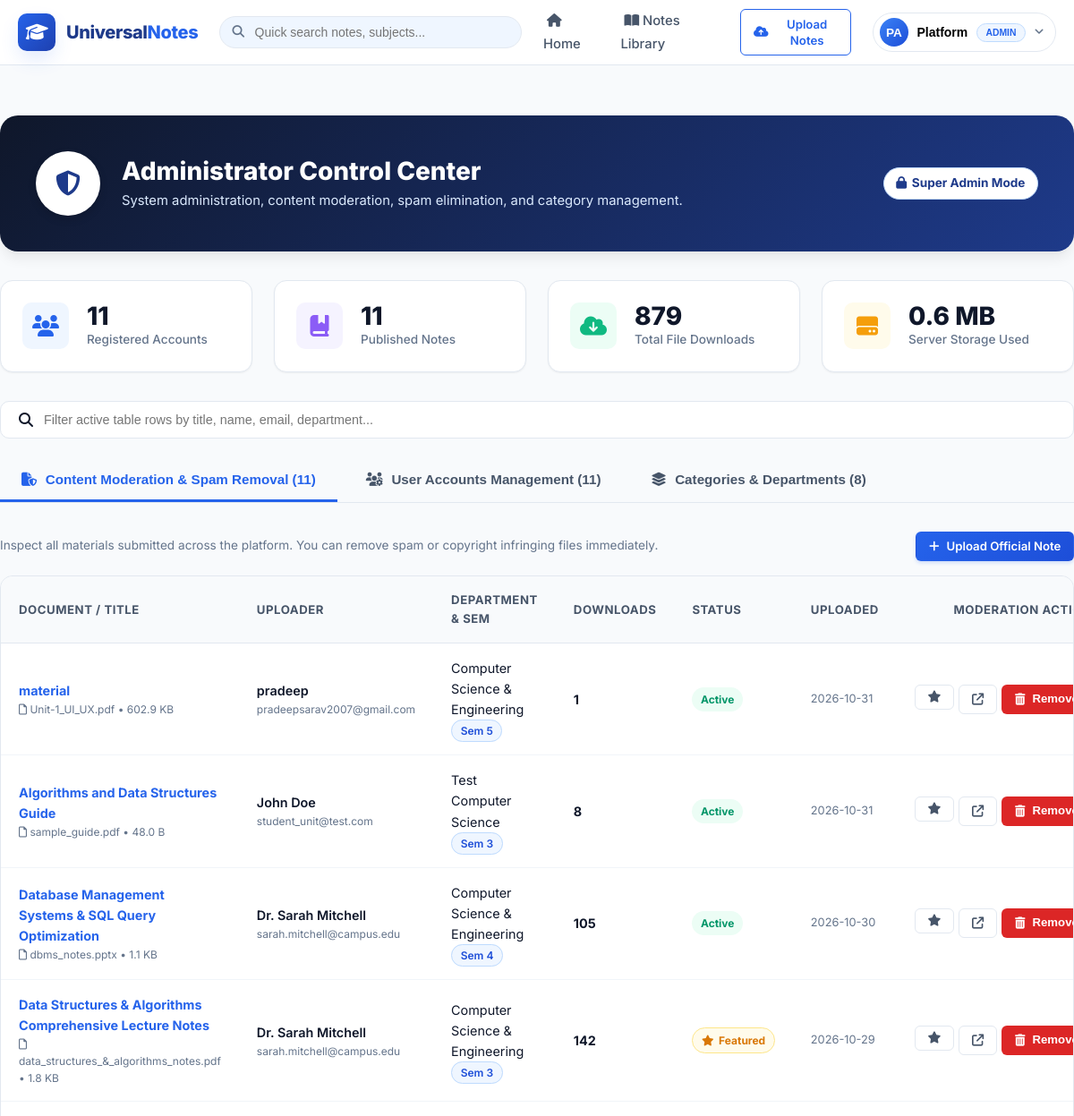
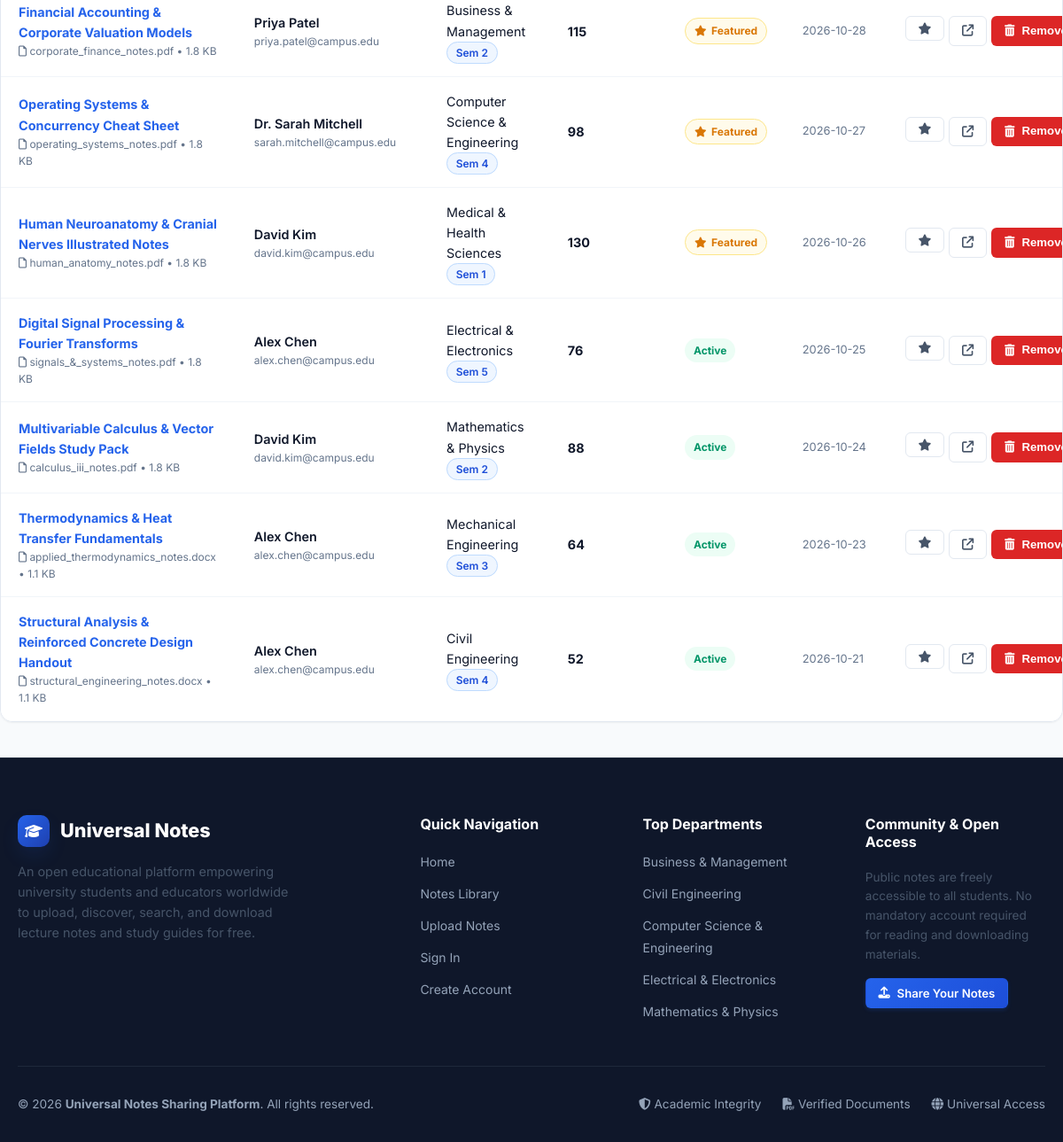
The page /admin (signed in) on the database its author committed (2 pictures, top to bottom).
### models.py (models this page shows, shortened)
class User(db.Model):
    __tablename__ = 'users'
    id = db.Column(db.Integer, primary_key=True)
    full_name = db.Column(db.String(100), nullable=False)
    email = db.Column(db.String(120), unique=True, nullable=False, index=True)
    password_hash = db.Column(db.String(255), nullable=False)
    department = db.Column(db.String(100), nullable=True)
    role = db.Column(db.String(20), default='user')  # 'user' or 'admin'
    is_active = db.Column(db.Boolean, default=True)
    created_at = db.Column(db.DateTime, default=utc_now)
    notes = db.relationship('Note', backref='uploader', lazy='dynamic', cascade='all, delete-orphan')
    downloads = db.relationship('DownloadHistory', backref='user', lazy='dynamic')
    @property
    def is_admin(self):
        return self.role == 'admin'
    @property
    def initials(self):
        parts = self.full_name.split()
        if len(parts) >= 2:
            return f"{parts[0][0]}{parts[1][0]}".upper()
        elif parts:
            return parts[0][:2].upper()
        return "U"

class Note(db.Model):
    __tablename__ = 'notes'
    id = db.Column(db.Integer, primary_key=True)
    title = db.Column(db.String(200), nullable=False, index=True)
    subject = db.Column(db.String(150), nullable=False, index=True)
    department_id = db.Column(db.Integer, db.ForeignKey('departments.id'), nullable=True)
    department = db.Column(db.String(100), nullable=False)  # stored textual name for quick lookup & backward compatibility
    semester = db.Column(db.Integer, nullable=False, default=1)  # 1 - 8
    description = db.Column(db.Text, nullable=False)
    tags = db.Column(db.String(255), nullable=True)  # comma separated
    filename = db.Column(db.String(255), nullable=False)  # Stored unique filename
    original_filename = db.Column(db.String(255), nullable=False)
    file_type = db.Column(db.String(20), nullable=False)  # 'pdf', 'docx', 'pptx', etc.
    file_size = db.Column(db.Integer, nullable=False)  # bytes
    user_id = db.Column(db.Integer, db.ForeignKey('users.id'), nullable=False)
    download_count = db.Column(db.Integer, default=0)
    view_count = db.Column(db.Integer, default=0)
    is_approved = db.Column(db.Boolean, default=True)
    is_featured = db.Column(db.Boolean, default=False)
    created_at = db.Column(db.DateTime, default=utc_now, index=True)
    updated_at = db.Column(db.DateTime, default=utc_now, onupdate=utc_now)
    downloads = db.relationship('DownloadHistory', backref='note', lazy='dynamic', cascade='all, delete-orphan')
    @property
    def formatted_size(self):
        size = self.file_size
        for unit in ['B', 'KB', 'MB', 'GB']:
            if size < 1024.0:
                return f"{size:.1f} {unit}"
            size /= 1024.0
        return f"{size:.1f} GB"

class Department(db.Model):
    __tablename__ = 'departments'
    id = db.Column(db.Integer, primary_key=True)
    name = db.Column(db.String(100), unique=True, nullable=False)
    code = db.Column(db.String(20), unique=True, nullable=False)
    icon = db.Column(db.String(50), default='fa-graduation-cap')
    description = db.Column(db.Text, nullable=True)
    notes = db.relationship('Note', backref='department_rel', lazy='dynamic')
    @property
    def note_count(self):
        return self.notes.filter_by(is_approved=True).count()

### app.py (the view)
@app.route('/admin')
@admin_required
def admin_dashboard():
    total_users = User.query.count()
    total_notes = Note.query.count()
    total_downloads = db.session.query(db.func.sum(Note.download_count)).scalar() or 0
    total_views = db.session.query(db.func.sum(Note.view_count)).scalar() or 0
    total_storage_bytes = db.session.query(db.func.sum(Note.file_size)).scalar() or 0
    storage_mb = round(total_storage_bytes / (1024 * 1024), 2)
    all_users = User.query.order_by(User.created_at.desc()).all()
    all_notes = Note.query.order_by(Note.created_at.desc()).all()
    departments = Department.query.order_by(Department.name).all()
    return render_template('admin.html',
                           total_users=total_users,
                           total_notes=total_notes,
                           total_downloads=total_downloads,
                           total_views=total_views,
                           storage_mb=storage_mb,
                           users=all_users,
                           notes=all_notes,
                           departments=departments)

### templates/admin.html (shortened to what this page needs)
{% extends "base.html" %}
{% block extra_css %}
<link rel="stylesheet" href="{{ url_for('static', filename='css/dashboard.css') }}">
{% endblock %}
{% block content %}
<div class="container dashboard-layout">
  <div class="dashboard-hero" style="background: linear-gradient(135deg, #0f172a 0%, #1e3a8a 100%);">
    <div class="dashboard-user-info">
      <div class="dashboard-avatar" style="background: #ffffff; color: var(--primary-900);">
        <i class="fa-solid fa-shield-halved"></i>
      </div>
      <div class="dashboard-user-details">
        <h2>Administrator Control Center</h2>
        <p>
          System administration, content moderation, spam elimination, and category management.
        </p>
      </div>
    </div>
    <div>
      <span class="badge-status badge-admin" style="background: #ffffff; color: var(--primary-900); font-size: 0.85rem; padding: 0.4rem 0.85rem;">
        <i class="fa-solid fa-lock"></i> Super Admin Mode
      </span>
    </div>
  </div>
  <div class="metrics-row">
    <div class="metric-card">
      <div class="metric-icon-box metric-blue">
        <i class="fa-solid fa-users"></i>
      </div>
      <div class="metric-content">
        <div class="val">{{ total_users }}</div>
        <div class="lbl">Registered Accounts</div>
      </div>
    </div>
    <div class="metric-card">
      <div class="metric-icon-box metric-purple">
        <i class="fa-solid fa-book-bookmark"></i>
      </div>
      <div class="metric-content">
        <div class="val">{{ total_notes }}</div>
        <div class="lbl">Published Notes</div>
      </div>
    </div>
    <div class="metric-card">
      <div class="metric-icon-box metric-green">
        <i class="fa-solid fa-cloud-arrow-down"></i>
      </div>
      <div class="metric-content">
        <div class="val">{{ total_downloads }}</div>
        <div class="lbl">Total File Downloads</div>
      </div>
    </div>
    <div class="metric-card">
      <div class="metric-icon-box metric-amber">
        <i class="fa-solid fa-hard-drive"></i>
      </div>
      <div class="metric-content">
        <div class="val">{{ storage_mb }} MB</div>
        <div class="lbl">Server Storage Used</div>
      </div>
    </div>
  </div>
  <div style="background: #ffffff; border: 1px solid var(--border-color); border-radius: var(--radius-md); padding: 0.75rem 1.25rem; margin-bottom: 1.5rem; display: flex; align-items: center; gap: 0.75rem;">
    <i class="fa-solid fa-magnifying-glass text-muted"></i>
    <input type="text" id="adminTableSearch" placeholder="Filter active table rows by title, name, email, department..." style="border: none; outline: none; width: 100%; font-size: 0.9rem;">
  </div>
  <div class="dashboard-tabs">
    <button type="button" class="tab-btn active" data-target="tab-admin-notes">
      <i class="fa-solid fa-file-shield"></i> Content Moderation & Spam Removal ({{ notes|length }})
    </button>
    <button type="button" class="tab-btn" data-target="tab-admin-users">
      <i class="fa-solid fa-users-gear"></i> User Accounts Management ({{ users|length }})
    </button>
    <button type="button" class="tab-btn" data-target="tab-admin-departments">
      <i class="fa-solid fa-layer-group"></i> Categories & Departments ({{ departments|length }})
    </button>
  </div>
  <div class="tab-content-panel active" id="tab-admin-notes">
    <div style="margin-bottom: 1rem; display: flex; justify-content: space-between; align-items: center;">
      <span style="font-size: 0.85rem; color: var(--text-muted);">
        Inspect all materials submitted across the platform. You can remove spam or copyright infringing files immediately.
      </span>
      <a href="{{ url_for('upload') }}" class="btn btn-primary btn-sm">
        <i class="fa-solid fa-plus"></i> Upload Official Note
      </a>
    </div>
    <div class="table-responsive">
      <table class="custom-table">
        <thead>
          <tr>
            <th>Document / Title</th>
            <th>Uploader</th>
            <th>Department & Sem</th>
            <th>Downloads</th>
            <th>Status</th>
            <th>Uploaded</th>
            <th style="text-align: right;">Moderation Action</th>
          </tr>
        </thead>
        <tbody>
          {% for note in notes %}
            <tr>
              <td>
                <div style="font-weight: 700; color: var(--text-primary);">
                  <a href="{{ url_for('note_detail', note_id=note.id) }}" target="_blank">
                    {{ note.title }}
                  </a>
                </div>
                <div style="font-size: 0.75rem; color: var(--text-muted);">
                  <i class="fa-regular fa-file"></i> {{ note.original_filename }} &bull; {{ note.formatted_size }}
                </div>
              </td>
              <td>
                <div style="font-weight: 600;">{{ note.uploader.full_name if note.uploader else 'Anonymous' }}</div>
                <div style="font-size: 0.75rem; color: var(--text-muted);">{{ note.uploader.email if note.uploader else '-' }}</div>
              </td>
              <td>
                <div>{{ note.department }}</div>
                <span class="badge-semester">Sem {{ note.semester }}</span>
              </td>
              <td>
                <strong>{{ note.download_count }}</strong>
              </td>
              <td>
                {% if note.is_featured %}
                  <span class="badge-status badge-featured"><i class="fa-solid fa-star"></i> Featured</span>
                {% else %}
                  <span class="badge-status badge-active">Active</span>
                {% endif %}
              </td>
              <td style="font-size: 0.8rem; color: var(--text-muted);">
                {{ note.created_at.strftime('%Y-%m-%d') }}
              </td>
              <td style="text-align: right;">
                <div style="display: inline-flex; gap: 0.35rem;">
                  <form action="{{ url_for('admin_toggle_featured', note_id=note.id) }}" method="POST" style="margin: 0;">
                    <button type="submit" class="btn btn-secondary btn-sm" title="Toggle Featured on Homepage">
                      <i class="fa-solid fa-star {% if note.is_featured %}text-warning{% endif %}"></i>
                    </button>
                  </form>
                  <a href="{{ url_for('note_detail', note_id=note.id) }}" class="btn btn-secondary btn-sm" title="View Details">
                    <i class="fa-solid fa-arrow-up-right-from-square"></i>
                  </a>
                  <button type="button" class="btn btn-danger btn-sm" title="Remove Spam / Unauthorized Material" onclick="confirmDeleteNote('{{ note.id }}', '{{ note.title|replace('\'', '\\\'') }}')">
                    <i class="fa-solid fa-trash-can"></i> Remove
                  </button>
                </div>
              </td>
            </tr>
          {% endfor %}
        </tbody>
      </table>
    </div>
  </div>
</div>
{% endblock %}

### templates/base.html (shortened to what this page needs)
<!DOCTYPE html>
<html lang="en">
<head>
  <link rel="stylesheet" href="https://cdnjs.cloudflare.com/ajax/libs/font-awesome/6.5.1/css/all.min.css">
  <link rel="stylesheet" href="{{ url_for('static', filename='css/style.css') }}">
  {% block extra_css %}{% endblock %}
</head>
<body>
  <nav class="navbar" id="mainNavbar">
    <div class="container nav-container">
      <a href="{{ url_for('index') }}" class="nav-brand">
        <div class="brand-icon-wrapper">
          <i class="fa-solid fa-graduation-cap"></i>
        </div>
        <div class="brand-text">Universal<span>Notes</span></div>
      </a>
      <div class="nav-search">
        <i class="fa-solid fa-magnifying-glass nav-search-icon"></i>
        <input type="text" id="navSearchInput" placeholder="Quick search notes, subjects..." autocomplete="off">
      </div>
      <ul class="nav-menu" id="navMenu">
        <li>
          <a href="{{ url_for('index') }}" class="nav-link {% if request.endpoint == 'index' %}active{% endif %}">
            <i class="fa-solid fa-house"></i> Home
          </a>
        </li>
        <li>
          <a href="{{ url_for('library') }}" class="nav-link {% if request.endpoint == 'library' %}active{% endif %}">
            <i class="fa-solid fa-book-open"></i> Notes Library
          </a>
        </li>
        <li>
          <a href="{{ url_for('upload') }}" class="btn btn-outline-primary btn-sm">
            <i class="fa-solid fa-cloud-arrow-up"></i> Upload Notes
          </a>
        </li>
        {% if current_user %}
          <li class="user-menu-dropdown">
            <button class="user-avatar-btn" id="userAvatarBtn" type="button">
              <span class="avatar-circle">{{ current_user.initials }}</span>
              <span style="font-weight: 600; font-size: 0.875rem;">{{ current_user.full_name.split()[0] }}</span>
              {% if current_user.is_admin %}
                <span class="badge-status badge-admin" style="font-size: 0.65rem;">ADMIN</span>
              {% endif %}
              <i class="fa-solid fa-angle-down" style="font-size: 0.75rem; color: var(--text-muted);"></i>
            </button>
          </li>
        {% endif %}
      </ul>
    </div>
  </nav>
  <div class="container alert-container">
  </div>
  <main class="main-content">
    {% block content %}{% endblock %}
  </main>
  <footer class="footer">
    <div class="container">
      <div class="footer-grid">
        <div>
          <div class="footer-brand">
            <div class="brand-icon-wrapper" style="width: 36px; height: 36px; font-size: 1rem;">
              <i class="fa-solid fa-graduation-cap"></i>
            </div>
            Universal Notes
          </div>
          <p class="footer-desc">
            An open educational platform empowering university students and educators worldwide to upload, discover, search, and download lecture notes and study guides for free.
          </p>
        </div>
        <div>
          <h4 class="footer-heading">Quick Navigation</h4>
          <ul class="footer-links">
            <li><a href="{{ url_for('index') }}">Home</a></li>
            <li><a href="{{ url_for('library') }}">Notes Library</a></li>
            <li><a href="{{ url_for('upload') }}">Upload Notes</a></li>
            <li><a href="{{ url_for('login') }}">Sign In</a></li>
            <li><a href="{{ url_for('register') }}">Create Account</a></li>
          </ul>
        </div>
        <div>
          <h4 class="footer-heading">Top Departments</h4>
          <ul class="footer-links">
            {% for dept in global_departments[:5] %}
              <li><a href="{{ url_for('library', department=dept.name) }}">{{ dept.name }}</a></li>
            {% endfor %}
          </ul>
        </div>
        <div>
          <h4 class="footer-heading">Community & Open Access</h4>
          <p class="footer-desc" style="font-size: 0.85rem; margin-bottom: 1rem;">
            Public notes are freely accessible to all students. No mandatory account required for reading and downloading materials.
          </p>
          <div style="display: flex; gap: 0.75rem;">
            <a href="{{ url_for('upload') }}" class="btn btn-primary btn-sm">
              <i class="fa-solid fa-upload"></i> Share Your Notes
            </a>
          </div>
        </div>
      </div>
      <div class="footer-bottom">
        <div>
          &copy; {{ current_year }} <strong>Universal Notes Sharing Platform</strong>. All rights reserved.
        </div>
        <div style="display: flex; gap: 1.5rem; font-size: 0.85rem;">
          <span><i class="fa-solid fa-shield-halved"></i> Academic Integrity</span>
          <span><i class="fa-solid fa-file-pdf"></i> Verified Documents</span>
          <span><i class="fa-solid fa-globe"></i> Universal Access</span>
        </div>
      </div>
    </div>
  </footer>
</body>
</html>

### rows shown on the page
User: initials "PA", full_name "Platform"
Note: title "material", original_filename "Unit-1_UI_UX.pdf", formatted_size "602.9 KB", uploader "pradeep", uploader "pradeepsarav2007@gmail.com", department "Computer Science & Engineering", semester "5", download_count "1", is_featured "Active", created_at "2026-10-31"
Note: title "Algorithms and Data Structures Guide", original_filename "sample_guide.pdf", formatted_size "48.0 B", uploader "John Doe", uploader "student_unit@test.com", department "Test Computer Science", semester "3", download_count "8", is_featured "Active", created_at "2026-10-31"
Note: title "Database Management Systems & SQL Query Optimization", original_filename "dbms_notes.pptx", formatted_size "1.1 KB", uploader "Dr. Sarah Mitchell", uploader "sarah.mitchell@campus.edu", department "Computer Science & Engineering", semester "4", download_count "105", is_featured "Active", created_at "2026-10-30"
Note: title "Data Structures & Algorithms Comprehensive Lecture Notes", original_filename "data_structures_&_algorithms_notes.pdf", formatted_size "1.8 KB", uploader "Dr. Sarah Mitchell", uploader "sarah.mitchell@campus.edu", department "Computer Science & Engineering", semester "3", download_count "142", is_featured True (drawn), created_at "2026-10-29"
Note: title "Financial Accounting & Corporate Valuation Models", original_filename "corporate_finance_notes.pdf", formatted_size "1.8 KB", uploader "Priya Patel", uploader "priya.patel@campus.edu", department "Business & Management", semester "2", download_count "115", is_featured True (drawn), created_at "2026-10-28"
Note: title "Operating Systems & Concurrency Cheat Sheet", original_filename "operating_systems_notes.pdf", formatted_size "1.8 KB", uploader "Dr. Sarah Mitchell", uploader "sarah.mitchell@campus.edu", department "Computer Science & Engineering", semester "4", download_count "98", is_featured True (drawn), created_at "2026-10-27"
Note: title "Human Neuroanatomy & Cranial Nerves Illustrated Notes", original_filename "human_anatomy_notes.pdf", formatted_size "1.8 KB", uploader "David Kim", uploader "david.kim@campus.edu", department "Medical & Health Sciences", semester "1", download_count "130", is_featured True (drawn), created_at "2026-10-26"
Note: title "Digital Signal Processing & Fourier Transforms", original_filename "signals_&_systems_notes.pdf", formatted_size "1.8 KB", uploader "Alex Chen", uploader "alex.chen@campus.edu", department "Electrical & Electronics", semester "5", download_count "76", is_featured "Active", created_at "2026-10-25"
Note: title "Multivariable Calculus & Vector Fields Study Pack", original_filename "calculus_iii_notes.pdf", formatted_size "1.8 KB", uploader "David Kim", uploader "david.kim@campus.edu", department "Mathematics & Physics", semester "2", download_count "88", is_featured "Active", created_at "2026-10-24"
Note: title "Thermodynamics & Heat Transfer Fundamentals", original_filename "applied_thermodynamics_notes.docx", formatted_size "1.1 KB", uploader "Alex Chen", uploader "alex.chen@campus.edu", department "Mechanical Engineering", semester "3", download_count "64", is_featured "Active", created_at "2026-10-23"
Note: title "Structural Analysis & Reinforced Concrete Design Handout", original_filename "structural_engineering_notes.docx", formatted_size "1.1 KB", uploader "Alex Chen", uploader "alex.chen@campus.edu", department "Civil Engineering", semester "4", download_count "52", is_featured "Active", created_at "2026-10-21"
Department: name "Business & Management"
Department: name "Civil Engineering"
Department: name "Computer Science & Engineering"
Department: name "Electrical & Electronics"
Department: name "Mathematics & Physics"

### other values the page prints
{{ total_users }} "11"
{{ total_notes }} "11"
{{ total_downloads }} "879"
{{ storage_mb }} "0.6"
{{ notes|length }} "11"
{{ users|length }} "11"
{{ departments|length }} "8"
